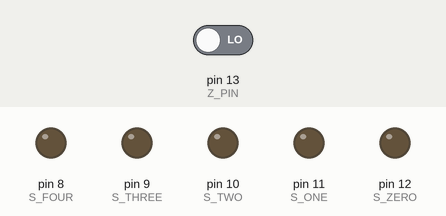
Simulated run of this sketch. Board: Arduino Uno, built with avr-gcc and run on an emulated ATmega328P. Shown: output pins drawn as LEDs (lit = HIGH). The inputs (shaded band) are chosen by the test bench; at power-on: pin 13 (Z_PIN) LOW. What the sketch prints to the serial monitor is not drawn.

Above: at 0.1 s.
At 4.1 s:
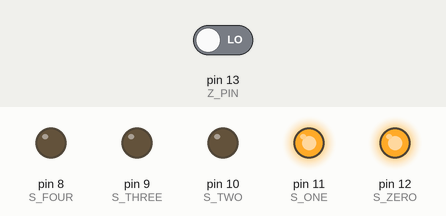
At 9.1 s:
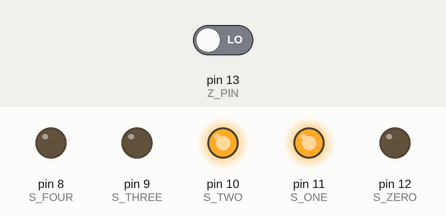
At 19.1 s:
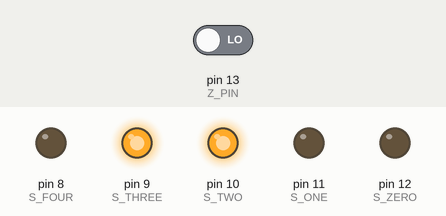
At 29.1 s:
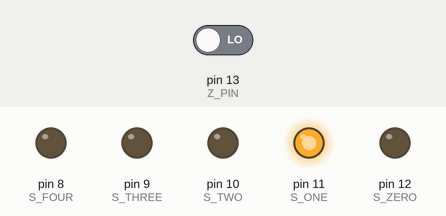
At 39.1 s:
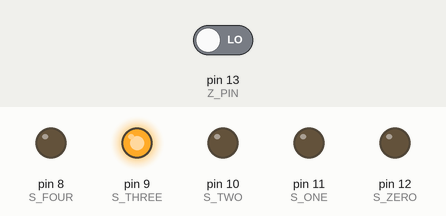
Timing chart, 0 to 40.0 s (numbered marks = the images above):
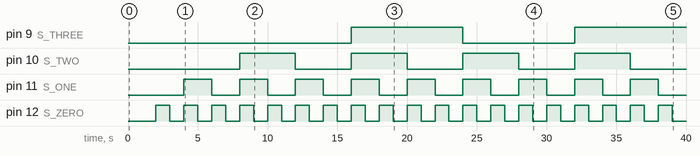

Measured:
- by itself, pin 9 (S_THREE): LOW → HIGH at 16.0 s, → LOW 8.0 s later, → HIGH 8.0 s later
- by itself, pin 10 (S_TWO): alternates HIGH for 4.0 s and LOW for 4.0 s
- by itself, pin 11 (S_ONE): alternates HIGH for 2.0 s and LOW for 2.0 s
- by itself, pin 12 (S_ZERO): alternates HIGH for 1.0 s and LOW for 1.0 s

The sketch:

MUXCHECK.pde
```cpp
#define Z_PIN 13
#define S_ZERO 12
#define S_ONE 11
#define S_TWO 10
#define S_THREE 9
#define S_FOUR 8

int i;
int j;
int k;
int l;
int m;

int x;
int switches[36] = {0, 0, 0, 0, 0, 0, 0, 0, 0, 0, 0, 0, 0, 0, 0, 0, 0, 0, 0, 0, 0, 0, 0, 0, 0, 0, 0, 0, 0, 0, 0, 0};

void setup(){
  Serial.begin(9600);
  pinMode(Z_PIN, INPUT);
  pinMode(S_ZERO, OUTPUT);
  pinMode(S_ONE, OUTPUT);
  pinMode(S_TWO, OUTPUT);
  pinMode(S_THREE, OUTPUT);
  pinMode(S_FOUR, OUTPUT);
  digitalWrite(S_ZERO, LOW);
  digitalWrite(S_ONE, LOW);
  digitalWrite(S_TWO, LOW);
  digitalWrite(S_THREE, LOW);
  digitalWrite(S_FOUR, LOW);

  x = 0;
}

void loop(){
  //*
    for(j = 0; j < 2; j++){
      for(k = 0; k < 2; k++){
        for(l = 0; l < 2; l++){
          for(m = 0; m < 2; m++){


            switches[x] = digitalRead(Z_PIN);
            //*
            Serial.print((int)j, DEC);
            Serial.print((int)k, DEC);
            Serial.print((int)l, DEC);
            Serial.print((int)m, DEC);
            Serial.print(":");
            Serial.print((int)switches[x], DEC);
            Serial.print(" ");
            delay(1000);
            //*/
            x++;

            digitalWrite(S_ZERO, m);
          }
          digitalWrite(S_ONE, l);
        }
        digitalWrite(S_TWO, k);
      }
      digitalWrite(S_THREE, j);
    }


  for(x = 0; x < 16; x++){
    Serial.print("");
    Serial.print((int)switches[x], DEC);
    Serial.print(" ");
  }
  Serial.print("\n");
  x = 0;


  //*/
}
```
